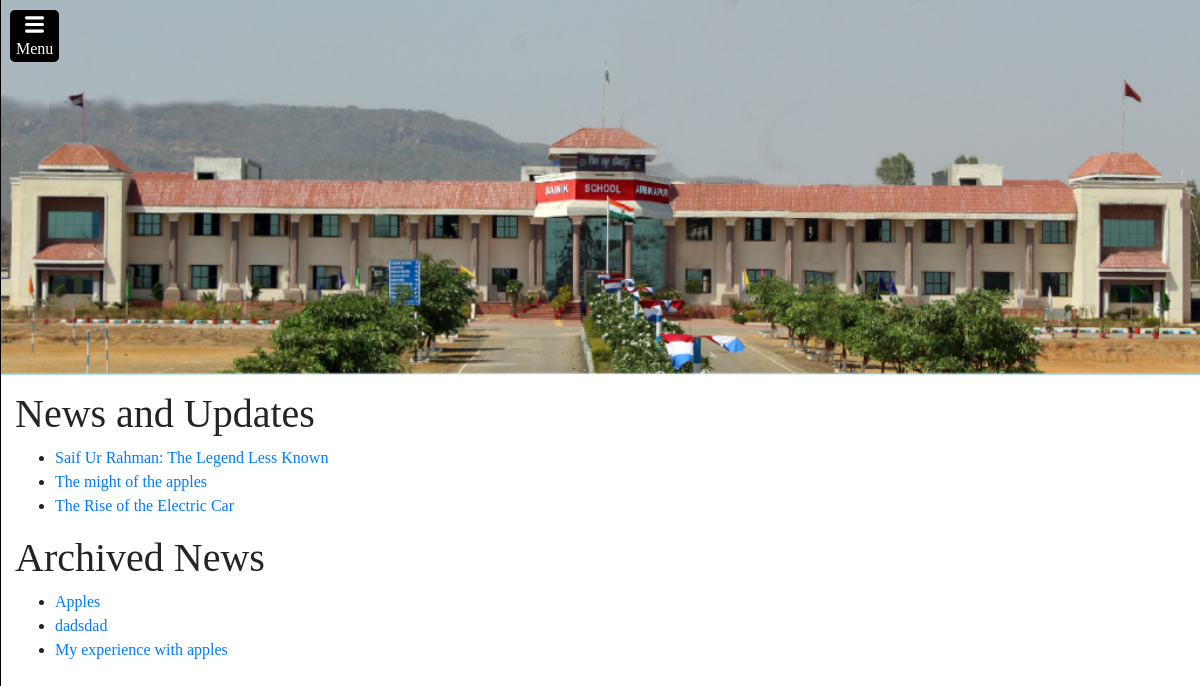
Before: /news/ with the older database file.
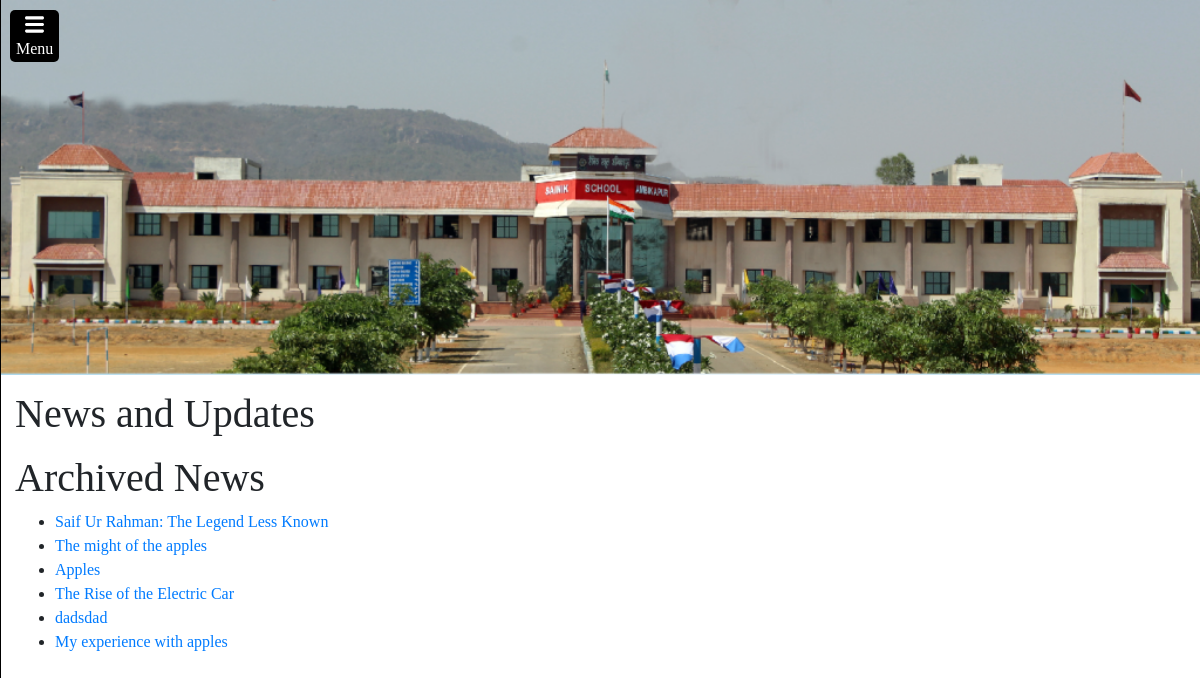
After: the same page with the newer database file.
### home/models.py (models this page shows, shortened)
class News(models.Model):
    title = models.CharField(max_length=100)
    date = models.DateField(auto_now=False, auto_now_add=False)
    image = models.ImageField(upload_to="home/static/home/news",blank=True,null=True)
    description = models.TextField(max_length=3750)
    author = models.ForeignKey(User, on_delete=models.SET_NULL, blank=True, editable=False,null=True)
    approved_by = models.ForeignKey(User, on_delete=models.SET_NULL, blank=True, null=True, editable=False, related_name="approver")
    active = models.BooleanField(default=False)

### home/views.py (the view)
# urls.py: path("news/", views.news, name="news"),
def news(request):
    news_subs = News.objects.filter(active=True).order_by('-date')
    archived_news = News.objects.exclude(approved_by=None).exclude(active=True).order_by('-date')
    return render(request, "home/news.html", {
        "news_subs":news_subs,
        "archived_news":archived_news,
    })

### home/templates/home/news.html (shortened to what this page needs)
{% extends 'home/layout.html' %}
{% load static %}
{% block body %}
<div style="margin-left: 15px; margin-top: 15px;">
    {% if news_subs is not None%}
    <h1>News and Updates</h1>
    <ul>
        {% for news in news_subs %}
        <li><a href="{% url 'home:news_article' news_id=news.id %}">{{news.title}}</a></li>
        {% endfor %}
    </ul>
    <h1>Archived News</h1>
    <ul>
        {% for news in archived_news %}
            <li><a href="{% url 'home:news_article' news_id=news.id %}">{{news.title}}</a></li>
        {% endfor %}
    </ul>
    {% endif %}
</div>
{% endblock %}

Changed rows visible on the page:
changed News "Saif Ur Rahman: The Legend Less Known": moves from the list under "News and Updates" to the list under "Archived News"
changed News "The might of the apples": moves from the list under "News and Updates" to the list under "Archived News"
changed News "The Rise of the Electric Car": moves from the list under "News and Updates" to the list under "Archived News"
